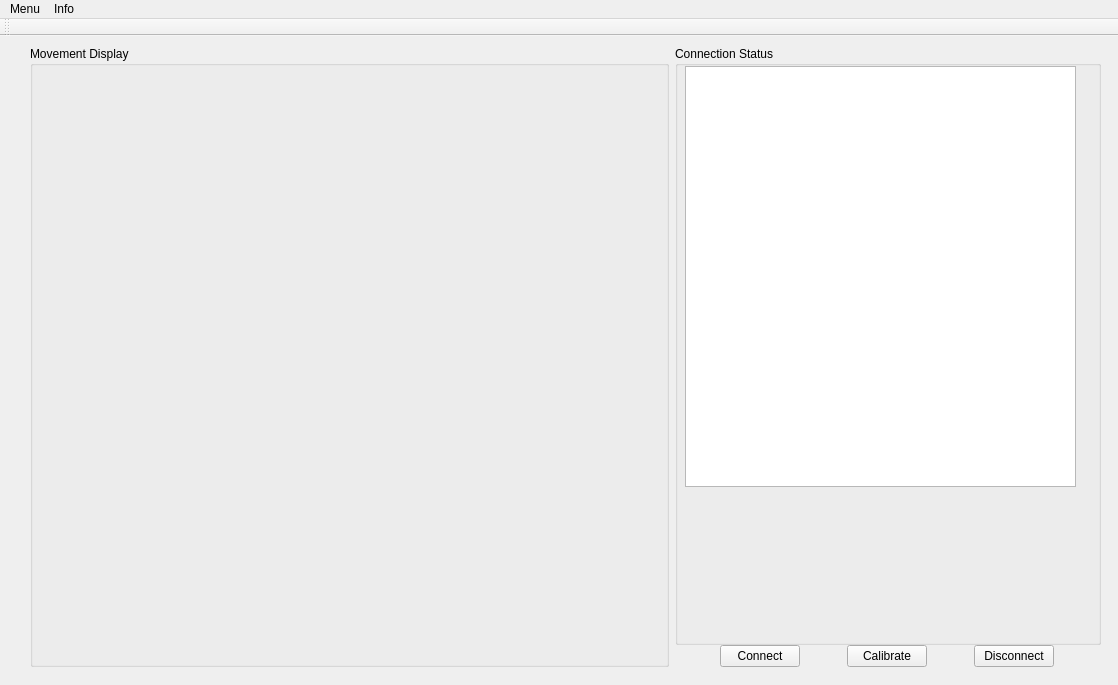
<?xml version="1.0" encoding="UTF-8"?>
<ui version="4.0">
 <class>MainWindow</class>
 <widget class="QMainWindow" name="MainWindow">
  <property name="geometry">
   <rect>
    <x>0</x>
    <y>0</y>
    <width>1118</width>
    <height>685</height>
   </rect>
  </property>
  <property name="sizePolicy">
   <sizepolicy hsizetype="Fixed" vsizetype="Fixed">
    <horstretch>0</horstretch>
    <verstretch>0</verstretch>
   </sizepolicy>
  </property>
  <property name="windowTitle">
   <string>MainWindow</string>
  </property>
  <property name="toolButtonStyle">
   <enum>Qt::ToolButtonIconOnly</enum>
  </property>
  <widget class="QWidget" name="centralwidget">
   <widget class="QWidget" name="horizontalLayoutWidget">
    <property name="geometry">
     <rect>
      <x>20</x>
      <y>0</y>
      <width>1091</width>
      <height>641</height>
     </rect>
    </property>
    <layout class="QHBoxLayout" name="horizontalLayout" stretch="3,2">
     <property name="leftMargin">
      <number>10</number>
     </property>
     <property name="topMargin">
      <number>10</number>
     </property>
     <property name="rightMargin">
      <number>10</number>
     </property>
     <property name="bottomMargin">
      <number>10</number>
     </property>
     <item>
      <widget class="QGroupBox" name="gpb_Display">
       <property name="sizePolicy">
        <sizepolicy hsizetype="Expanding" vsizetype="Expanding">
         <horstretch>0</horstretch>
         <verstretch>0</verstretch>
        </sizepolicy>
       </property>
       <property name="title">
        <string>Movement Display</string>
       </property>
      </widget>
     </item>
     <item>
      <layout class="QVBoxLayout" name="verticalLayout" stretch="3,1">
       <property name="spacing">
        <number>0</number>
       </property>
       <property name="leftMargin">
        <number>0</number>
       </property>
       <property name="topMargin">
        <number>0</number>
       </property>
       <property name="rightMargin">
        <number>0</number>
       </property>
       <property name="bottomMargin">
        <number>0</number>
       </property>
       <item>
        <widget class="QGroupBox" name="gpb_Connection">
         <property name="sizePolicy">
          <sizepolicy hsizetype="Expanding" vsizetype="Expanding">
           <horstretch>0</horstretch>
           <verstretch>0</verstretch>
          </sizepolicy>
         </property>
         <property name="title">
          <string>Connection Status</string>
         </property>
         <widget class="QTextBrowser" name="texbConStatus">
          <property name="geometry">
           <rect>
            <x>10</x>
            <y>20</y>
            <width>391</width>
            <height>421</height>
           </rect>
          </property>
          <property name="sizePolicy">
           <sizepolicy hsizetype="Maximum" vsizetype="Maximum">
            <horstretch>0</horstretch>
            <verstretch>0</verstretch>
           </sizepolicy>
          </property>
         </widget>
        </widget>
       </item>
       <item>
        <layout class="QHBoxLayout" name="horizontalLayout_3">
         <property name="spacing">
          <number>2</number>
         </property>
         <property name="sizeConstraint">
          <enum>QLayout::SetDefaultConstraint</enum>
         </property>
         <item>
          <widget class="QPushButton" name="btnCon">
           <property name="sizePolicy">
            <sizepolicy hsizetype="Fixed" vsizetype="Fixed">
             <horstretch>0</horstretch>
             <verstretch>0</verstretch>
            </sizepolicy>
           </property>
           <property name="text">
            <string>Connect</string>
           </property>
           <property name="checkable">
            <bool>true</bool>
           </property>
           <property name="default">
            <bool>false</bool>
           </property>
          </widget>
         </item>
         <item>
          <widget class="QPushButton" name="btnCal">
           <property name="sizePolicy">
            <sizepolicy hsizetype="Fixed" vsizetype="Fixed">
             <horstretch>0</horstretch>
             <verstretch>0</verstretch>
            </sizepolicy>
           </property>
           <property name="text">
            <string>Calibrate</string>
           </property>
          </widget>
         </item>
         <item>
          <widget class="QPushButton" name="btnDisCon">
           <property name="sizePolicy">
            <sizepolicy hsizetype="Fixed" vsizetype="Fixed">
             <horstretch>0</horstretch>
             <verstretch>0</verstretch>
            </sizepolicy>
           </property>
           <property name="text">
            <string>Disconnect</string>
           </property>
           <property name="checkable">
            <bool>true</bool>
           </property>
          </widget>
         </item>
        </layout>
       </item>
      </layout>
     </item>
    </layout>
   </widget>
  </widget>
  <widget class="QMenuBar" name="menubar">
   <property name="geometry">
    <rect>
     <x>0</x>
     <y>0</y>
     <width>1118</width>
     <height>21</height>
    </rect>
   </property>
   <widget class="QMenu" name="menuMenu">
    <property name="title">
     <string>Menu</string>
    </property>
   </widget>
   <widget class="QMenu" name="menuInfo">
    <property name="title">
     <string>Info</string>
    </property>
   </widget>
   <addaction name="menuMenu"/>
   <addaction name="menuInfo"/>
  </widget>
  <widget class="QToolBar" name="toolBar">
   <property name="windowTitle">
    <string>toolBar</string>
   </property>
   <attribute name="toolBarArea">
    <enum>TopToolBarArea</enum>
   </attribute>
   <attribute name="toolBarBreak">
    <bool>false</bool>
   </attribute>
  </widget>
 </widget>
 <resources/>
 <connections/>
</ui>
